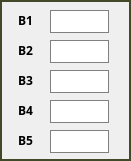
   <widget class="QWidget" name="widgetD_2" native="true">
    <property name="geometry">
     <rect>
      <x>990</x>
      <y>40</y>
      <width>131</width>
      <height>161</height>
     </rect>
    </property>
    <property name="styleSheet">
     <string notr="true">border:2px solid rgb(66, 72, 40);</string>
    </property>
    <widget class="QLabel" name="label_16">
     <property name="geometry">
      <rect>
       <x>10</x>
       <y>10</y>
       <width>31</width>
       <height>21</height>
      </rect>
     </property>
     <property name="font">
      <font>
       <family>Corbel</family>
       <pointsize>9</pointsize>
       <weight>75</weight>
       <bold>true</bold>
      </font>
     </property>
     <property name="styleSheet">
      <string notr="true">border: 0px</string>
     </property>
     <property name="text">
      <string>B1</string>
     </property>
     <property name="alignment">
      <set>Qt::AlignCenter</set>
     </property>
    </widget>
    <widget class="QLabel" name="label_17">
     <property name="geometry">
      <rect>
       <x>10</x>
       <y>40</y>
       <width>31</width>
       <height>21</height>
      </rect>
     </property>
     <property name="font">
      <font>
       <family>Corbel</family>
       <pointsize>9</pointsize>
       <weight>75</weight>
       <bold>true</bold>
      </font>
     </property>
     <property name="styleSheet">
      <string notr="true">border: 0px</string>
     </property>
     <property name="text">
      <string>B2</string>
     </property>
     <property name="alignment">
      <set>Qt::AlignCenter</set>
     </property>
    </widget>
    <widget class="QLineEdit" name="lineEditB1">
     <property name="geometry">
      <rect>
       <x>50</x>
       <y>10</y>
       <width>59</width>
       <height>23</height>
      </rect>
     </property>
     <property name="styleSheet">
      <string notr="true">border: 1px solid gray</string>
     </property>
     <property name="alignment">
      <set>Qt::AlignCenter</set>
     </property>
    </widget>
    <widget class="QLineEdit" name="lineEditB2">
     <property name="geometry">
      <rect>
       <x>50</x>
       <y>40</y>
       <width>59</width>
       <height>23</height>
      </rect>
     </property>
     <property name="styleSheet">
      <string notr="true">border: 1px solid gray</string>
     </property>
     <property name="alignment">
      <set>Qt::AlignCenter</set>
     </property>
    </widget>
    <widget class="QLineEdit" name="lineEditB3">
     <property name="geometry">
      <rect>
       <x>50</x>
       <y>70</y>
       <width>59</width>
       <height>23</height>
      </rect>
     </property>
     <property name="styleSheet">
      <string notr="true">border: 1px solid gray</string>
     </property>
     <property name="alignment">
      <set>Qt::AlignCenter</set>
     </property>
    </widget>
    <widget class="QLineEdit" name="lineEditB4">
     <property name="geometry">
      <rect>
       <x>50</x>
       <y>100</y>
       <width>59</width>
       <height>23</height>
      </rect>
     </property>
     <property name="styleSheet">
      <string notr="true">border: 1px solid gray</string>
     </property>
     <property name="alignment">
      <set>Qt::AlignCenter</set>
     </property>
    </widget>
    <widget class="QLineEdit" name="lineEditB5">
     <property name="geometry">
      <rect>
       <x>50</x>
       <y>130</y>
       <width>59</width>
       <height>23</height>
      </rect>
     </property>
     <property name="styleSheet">
      <string notr="true">border: 1px solid gray</string>
     </property>
     <property name="alignment">
      <set>Qt::AlignCenter</set>
     </property>
    </widget>
    <widget class="QLabel" name="label_18">
     <property name="geometry">
      <rect>
       <x>10</x>
       <y>70</y>
       <width>31</width>
       <height>21</height>
      </rect>
     </property>
     <property name="font">
      <font>
       <family>Corbel</family>
       <pointsize>9</pointsize>
       <weight>75</weight>
       <bold>true</bold>
      </font>
     </property>
     <property name="styleSheet">
      <string notr="true">border: 0px</string>
     </property>
     <property name="text">
      <string>B3</string>
     </property>
     <property name="alignment">
      <set>Qt::AlignCenter</set>
     </property>
    </widget>
    <widget class="QLabel" name="label_19">
     <property name="geometry">
      <rect>
       <x>10</x>
       <y>100</y>
       <width>31</width>
       <height>21</height>
      </rect>
     </property>
     <property name="font">
      <font>
       <family>Corbel</family>
       <pointsize>9</pointsize>
       <weight>75</weight>
       <bold>true</bold>
      </font>
     </property>
     <property name="styleSheet">
      <string notr="true">border: 0px</string>
     </property>
     <property name="text">
      <string>B4</string>
     </property>
     <property name="alignment">
      <set>Qt::AlignCenter</set>
     </property>
    </widget>
    <widget class="QLabel" name="label_20">
     <property name="geometry">
      <rect>
       <x>10</x>
       <y>130</y>
       <width>31</width>
       <height>21</height>
      </rect>
     </property>
     <property name="font">
      <font>
       <family>Corbel</family>
       <pointsize>9</pointsize>
       <weight>75</weight>
       <bold>true</bold>
      </font>
     </property>
     <property name="styleSheet">
      <string notr="true">border: 0px</string>
     </property>
     <property name="text">
      <string>B5</string>
     </property>
     <property name="alignment">
      <set>Qt::AlignCenter</set>
     </property>
    </widget>
   </widget>
